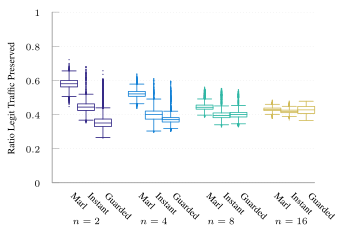

Source code (gnuplot):
set terminal tikz standalone color size 9cm,6cm font '\scriptsize' preamble '\usepackage{microtype} \usepackage{times} \usepackage[T1]{fontenc} \usepackage{siunitx}\sisetup{detect-all}' createstyle
set output "tnsm-ecmp-udp-box-separate.tex"

load "parula.pal"
#load "inferno.pal"

set style line 102 lc rgb '#a0a0a0' lt 1 lw 1
set style boxplot outliers pointtype 7
set style data boxplot
set border ls 102
set colorbox border 102
set key textcolor rgb "black"
set tics textcolor rgb "black"
set label textcolor rgb "black"

set border 3
set grid y
set xtics nomirror
set xtics rotate by -45
set ytics nomirror

set key autotitle columnhead
set datafile separator ","

#set xlabel "Iteration ($t \\cdot{} \\SI{50}{\\milli\\second}$)"
set ylabel "Ratio Legit Traffic Preserved"

set yrange [0.0:1.0]
set xrange [-1.0:14.5]
set xtics ("Marl" 0.0, \
	"Instant" 1.0, \
	"Guarded" 2.0, \
	"Marl" 4.0, \
	"Instant" 5.0, \
	"Guarded" 6.0, \
	"Marl" 8.0, \
	"Instant" 9.0, \
	"Guarded" 10.0, \
	"Marl" 12.0, \
	"Instant" 13.0, \
	"Guarded " 14.0, \
	) scale 0.0
#set key inside bottom right
set boxwidth 1
unset key
set pointsize 0.1

set label "$n=2$" at graph 0.06,-0.22
set label "$n=4$" at graph 0.317,-0.22
set label "$n=8$" at graph 0.573,-0.22
set label "$n=16$" at graph 0.83,-0.22

plot '../results/tnsm-ecmp-2-opus-m-separate.avg.csv' u (0.0):3:(1.0) ls 1 ps .1, \
     '../results/tnsm-ecmp-2-opus-mpp-separate.avg.csv' u (1.0):3:(1.0) ls 1 ps .1, \
     '../results/tnsm-ecmp-2-opus-spf-separate.avg.csv' u (2.0):3:(1.0) ls 1 ps .1, \
     '../results/tnsm-ecmp-4-opus-m-separate.avg.csv' u (4.0):3:(1.0) ls 3 ps .1, \
     '../results/tnsm-ecmp-4-opus-mpp-separate.avg.csv' u (5.0):3:(1.0) ls 3 ps .1, \
     '../results/tnsm-ecmp-4-opus-spf-separate.avg.csv' u (6.0):3:(1.0) ls 3 ps .1, \
     '../results/tnsm-ecmp-8-opus-m-separate.avg.csv' u (8.0):3:(1.0) ls 5 ps .1, \
     '../results/tnsm-ecmp-8-opus-mpp-separate.avg.csv' u (9.0):3:(1.0) ls 5 ps .1, \
     '../results/tnsm-ecmp-8-opus-spf-separate.avg.csv' u (10.0):3:(1.0) ls 5 ps .1, \
     '../results/tnsm-ecmp-16-opus-m-separate.avg.csv' u (12.0):3:(1.0) ls 7 ps .1, \
     '../results/tnsm-ecmp-16-opus-mpp-separate.avg.csv' u (13.0):3:(1.0) ls 7 ps .1, \
     '../results/tnsm-ecmp-16-opus-spf-separate.avg.csv' u (14.0):3:(1.0) ls 7 ps .1, \

set out
